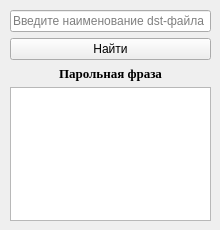
<?xml version="1.0" encoding="UTF-8"?>
<ui version="4.0">
 <class>dst_window</class>
 <widget class="QWidget" name="dst_window">
  <property name="geometry">
   <rect>
    <x>0</x>
    <y>0</y>
    <width>220</width>
    <height>230</height>
   </rect>
  </property>
  <property name="minimumSize">
   <size>
    <width>220</width>
    <height>230</height>
   </size>
  </property>
  <property name="maximumSize">
   <size>
    <width>220</width>
    <height>230</height>
   </size>
  </property>
  <property name="windowTitle">
   <string>Пароли dst</string>
  </property>
  <widget class="QWidget" name="layoutWidget">
   <property name="geometry">
    <rect>
     <x>10</x>
     <y>10</y>
     <width>201</width>
     <height>211</height>
    </rect>
   </property>
   <layout class="QVBoxLayout" name="verticalLayout">
    <item>
     <widget class="QLineEdit" name="dst_find_input">
      <property name="text">
       <string/>
      </property>
      <property name="placeholderText">
       <string>Введите наименование dst-файла</string>
      </property>
     </widget>
    </item>
    <item>
     <widget class="QPushButton" name="dst_find_button">
      <property name="text">
       <string>Найти</string>
      </property>
     </widget>
    </item>
    <item>
     <widget class="QLabel" name="label">
      <property name="font">
       <font>
        <family>Times New Roman</family>
        <pointsize>10</pointsize>
        <weight>75</weight>
        <bold>true</bold>
       </font>
      </property>
      <property name="text">
       <string>Парольная фраза</string>
      </property>
      <property name="alignment">
       <set>Qt::AlignCenter</set>
      </property>
     </widget>
    </item>
    <item>
     <widget class="QTextBrowser" name="dst_pass_browser"/>
    </item>
   </layout>
  </widget>
 </widget>
 <resources/>
 <connections/>
</ui>
